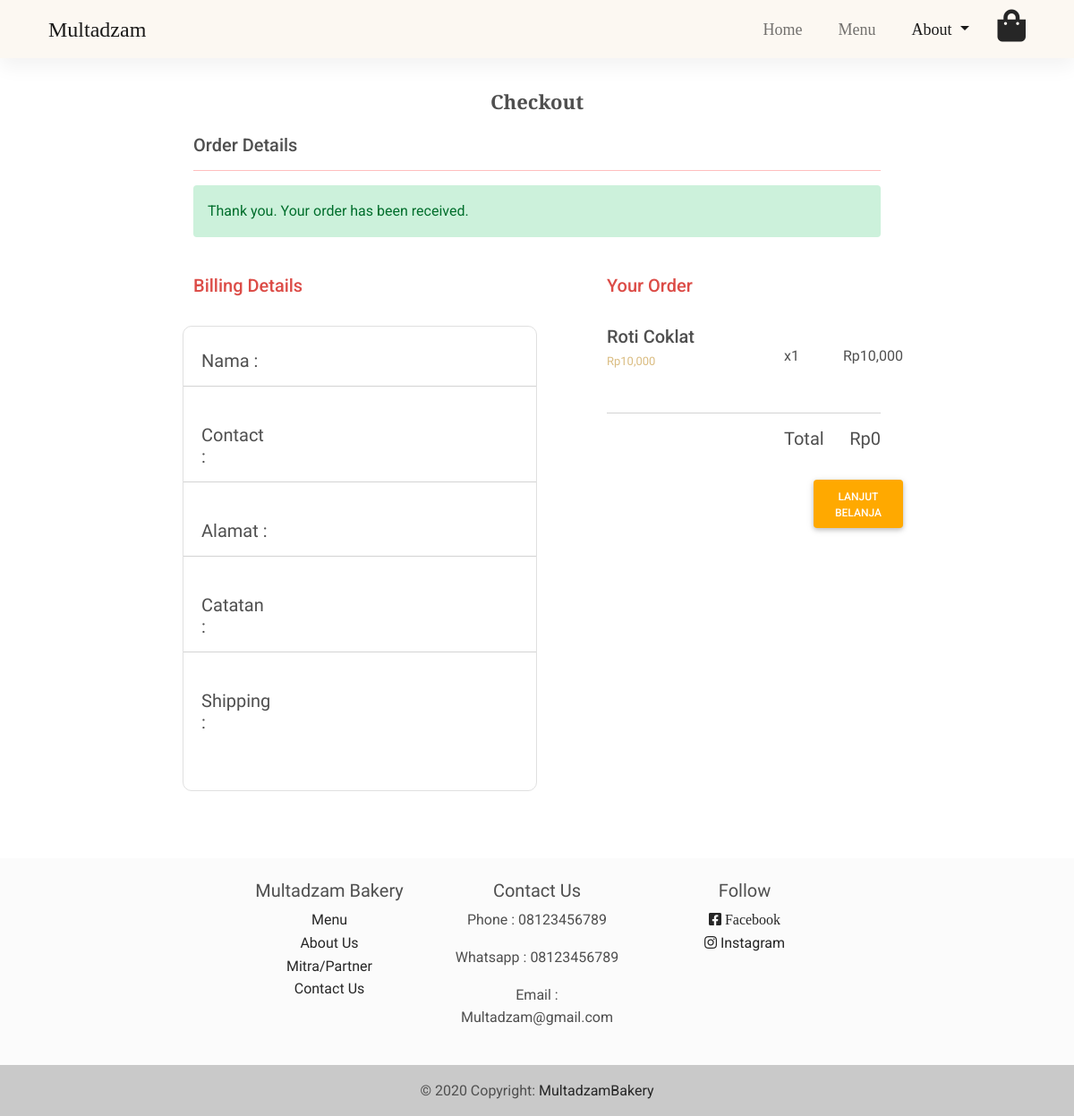
/nota.php, run on the app's committed database.
### tables this page shows
CREATE TABLE `detail_checkout` (
  `id` int(11) NOT NULL,
  `id_checkout` int(11) NOT NULL,
  `id_produk` int(11) NOT NULL,
  `nama_produk` varchar(300) NOT NULL,
  `harga` int(11) NOT NULL,
  `qty` int(11) NOT NULL,
  `sub_harga` int(11) NOT NULL
);

### web/functions.php (called while the page is built, shortened)
<?php
$conn = mysqli_connect("localhost", "root", "", "multadzambakery");
function query($query)
{
	global $conn;
	$result = mysqli_query($conn, $query);
	$rows = [];
	while ($row = mysqli_fetch_assoc($result)) {
		$rows[] = $row;
	}
	return $rows;
}

### web/nota.php (the view, shortened to what this page needs)
<?php
require 'functions.php';
$orders = query("SELECT * FROM detail_checkout WHERE id_checkout IN( SELECT MAX(id_checkout) FROM detail_checkout )");
?>
<!DOCTYPE html>
<html lang="en">
<head>
    <link rel="stylesheet" href="https://use.fontawesome.com/releases/v5.11.2/css/all.css" />
    <link rel="stylesheet" href="css/mdb.min.css" />
    <link rel="stylesheet" href="css/navbar.css">
    <link rel="stylesheet" href="css/index.css">
</head>
<body>
    <nav class="navbar navbar-expand-lg navbar-light fixed-top">
        <div class="container">
            <div class="container-fluid">
                <div class="collapse navbar-collapse" id="navbarSupportedContent">
                    <a class="navbar-brand" href="#">Multadzam</a>
                    <ul class="navbar-nav ms-auto mb-2 mb-lg-0">
                        <li class="nav-item me-4">
                            <a class="nav-link" aria-current="page" href="index.php">Home</a>
                        </li>
                        <li class="nav-item me-4">
                            <a class="nav-link" href="menu.php">Menu</a>
                        </li>
                        <li class="nav-item dropdown me-4">
                            <a class="nav-link dropdown-toggle active" href="#" id="navbarDropdown" role="button" data-mdb-toggle="dropdown" aria-expanded="false">
                                About
                            </a>
                        </li>
                        <li><a href="cart.php" class="link-dark"><i class=" fas fa-shopping-bag fa-2x"></i></a></li>
                    </ul>
                </div>
            </div>
        </div>
    </nav>
    <div class="container" style=" margin-top: 100px; width:66%; background-color:white; margin-left:17%">
        <section class="mb-4">
            <h2 class="h1-responsive font-weight-bold text-center my-4" style="font-family: 'Cormorant Upright', serif; font-size: 22px;">Checkout</h2>
            <h5>Order Details</h5>
            <hr style="color: red;">
            <div class="alert alert-success" role="alert">
                Thank you. Your order has been received.
            </div><br>
            <div class="row">
                <div class="col-md-6 mb-md-0 mb-5">
                    <h5 style="color:#DC4C47;">Billing Details</h5><br>
                    <?php
                    $order = query("SELECT * FROM detail_checkout WHERE id_checkout IN( SELECT MAX(id_checkout) FROM detail_checkout )")[0];
                    ?>
                    <div class="row border" style="border-radius: 10px;">
                        <div class="col-md-12 mb-5 mt-5">
                            <div class="row">
                                <div class="col-md-3 m-2">
                                    <h5 style="font-family: 'Jomolhari', serif; margin-top:-30px;">Nama :</h5>
                                </div>
                                <div class="col-md-8 m-2">
                                </div>
                                <hr>
                            </div>
                        </div>
                        <div class="col-md-12 mb-5">
                            <div class="row">
                                <div class="col-md-3  m-2">
                                    <h5 style="font-family: 'Jomolhari', serif; margin-top:-30px;">Contact :</h5>
                                </div>
                                <div class="col-md-8 m-2">
                                </div>
                                <hr>
                            </div>
                        </div>
                        <div class="col-md-12 mb-5">
                            <div class="row">
                                <div class="col-md-3  m-2">
                                    <h5 style="font-family: 'Jomolhari', serif; margin-top:-30px;">Alamat :</h5>
                                </div>
                                <div class="col-md-8 m-2">
                                </div>
                                <hr>
                            </div>
                        </div>
                        <div class="col-md-12 mb-5">
                            <div class="row">
                                <div class="col-md-3  m-2">
                                    <h5 style="font-family: 'Jomolhari', serif; margin-top:-30px;">Catatan :</h5>
                                </div>
                                <div class="col-md-8 m-2">
                                </div>
                                <hr>
                            </div>
                        </div>
                        <div class="col-md-12 mb-5">
                            <div class="row">
                                <div class="col-md-3  m-2">
                                    <h5 style="font-family: 'Jomolhari', serif; margin-top:-30px;">Shipping :</h5>
                                </div>
                                <div class="col-md-8 m-2">
                                </div>
                            </div>
                        </div>
                    </div>
                </div>
                <div class="col-md-6 mb-md-0 mb-5">
                    <div class="row">
                        <div class="col-md-2"></div>
                        <div class="col-md-10">
                            <h5 style="color:#DC4C47;">Your Order</h5>
                        </div>
                    </div><br>
                    <?php foreach ($orders as $order) : ?>
                        <div class="row">
                            <div class="col-md-2"></div>
                            <div class="col-md-6">
                                <div class="row">
                                    <div class="col-md-12">
                                        <div class="col-md-12">
                                            <h5><?= $order['nama_produk']; ?></h5>
                                        </div>
                                        <div class="col-md-12">
                                            <h5 style="font-family: 'Jomolhari', serif; font-size: 13px; color:#DABC81;">Rp<?= number_format($order['harga']); ?></h5>
                                        </div>
                                    </div>
                                </div>
                            </div>
                            <div class="col-md-2" style="font-family: 'Jomolhari', serif; margin-top:-30px;"><br><br>x<?= $order['qty']; ?></div>
                            <div class="col-md-2" style="font-family: 'Jomolhari', serif; margin-top:-30px;"><br><br>Rp<?= number_format($order['sub_harga']); ?></div>
                        </div>
                        <br>
                    <?php endforeach; ?>
                    <?php
                    $id = $order['id_checkout'];
                    $total = query("SELECT * FROM checkout WHERE id_checkout = $id")[0];
                    ?>
                    <div class="row">
                        <div class="col-md-2"></div>
                        <div class="col-md-10">
                            <hr>
                        </div>
                    </div>
                    <div class="row">
                        <div class="col-md-8"></div>
                        <div class="col-md-1">
                            <h5 style="font-family: 'Jomolhari', serif;">Total</h5>
                        </div>
                        <div class="col-md-3">
                            <h5 style="font-family: 'Jomolhari', serif; text-align:right;">Rp<?= number_format($total['total']); ?></h5><br>
                        </div>
                    </div>
                    <div class="row">
                        <div class="col-md-9"></div>
                        <div class="col-md-3">
                            <div class="col-md-12"><a href="menu.php" class=" btn btn-warning">Lanjut Belanja</a></div>
                        </div>
                    </div>
                </div>
            </div>
        </section>
    </div><br><br>
    <footer class="bg-light text-center text-lg-start">
        <div class="container p-4" style="width:60%; text-align:center">
            <div class="row">
                <div class="col-lg-4 col-md-6 mb-4 mb-md-0">
                    <h5 style="font-family: 'Jomolhari', serif;">Multadzam Bakery</h5>
                    <ul class="list-unstyled mb-0">
                        <li>
                            <a href="menu.php" class="text-dark" style="font-family: 'Ibarra Real Nova', serif;">Menu</a>
                        </li>
                        <li>
                            <a href="about.php" class="text-dark" style="font-family: 'Ibarra Real Nova', serif;">About Us</a>
                        </li>
                        <li>
                            <a href="mitra.php" class="text-dark" style="font-family: 'Ibarra Real Nova', serif;">Mitra/Partner</a>
                        </li>
                        <li>
                            <a href="contact.php" class="text-dark" style="font-family: 'Ibarra Real Nova', serif;">Contact Us</a>
                        </li>
                    </ul>
                </div>
                <div class="col-lg-4 col-md-6 mb-4 mb-md-0">
                    <h5 style="font-family: 'Jomolhari', serif;">Contact Us</h5>
                    <ul class="list-unstyled mb-0">
                        <li>
                            <p>Phone : 08123456789</p>
                        </li>
                        <li>
                            <p>Whatsapp : 08123456789</p>
                        </li>
                        <li>
                            <p>Email : Multadzam@gmail.com</p>
                        </li>
                    </ul>
                </div>
                <div class="col-lg-4 col-md-6 mb-4 mb-md-0">
                    <h5 style="font-family: 'Jomolhari', serif;">Follow</h5>
                    <ul class="list-unstyled">
                        <li>
                            <a href="#!" class="text-dark"><i class="fab fa-facebook-square"> Facebook</i></a>
                        </li>
                        <li>
                            <a href="#!" class="text-dark"><i class="fab fa-instagram"></i> Instagram</a>
                        </li>
                    </ul>
                </div>
            </div>
        </div>
        <div class="text-center p-3" style="background-color: rgba(0, 0, 0, 0.2)">
            © 2020 Copyright:
            <a class="text-dark" href="index.php">MultadzamBakery</a>
        </div>
    </footer>
</body>
</html>

### web/css/navbar.css (style rules this page uses)
.navbar { background-color: #fcf8f2; font-family: "Cormorant Upright", serif; font-size: 18px; }
.navbar-brand { font-size: 24px; }

### data on the page
detail_checkout: nama_produk "Roti Coklat", harga "10,000", qty "1", sub_harga "10,000"

### other printed values
$total['total'] "0"
